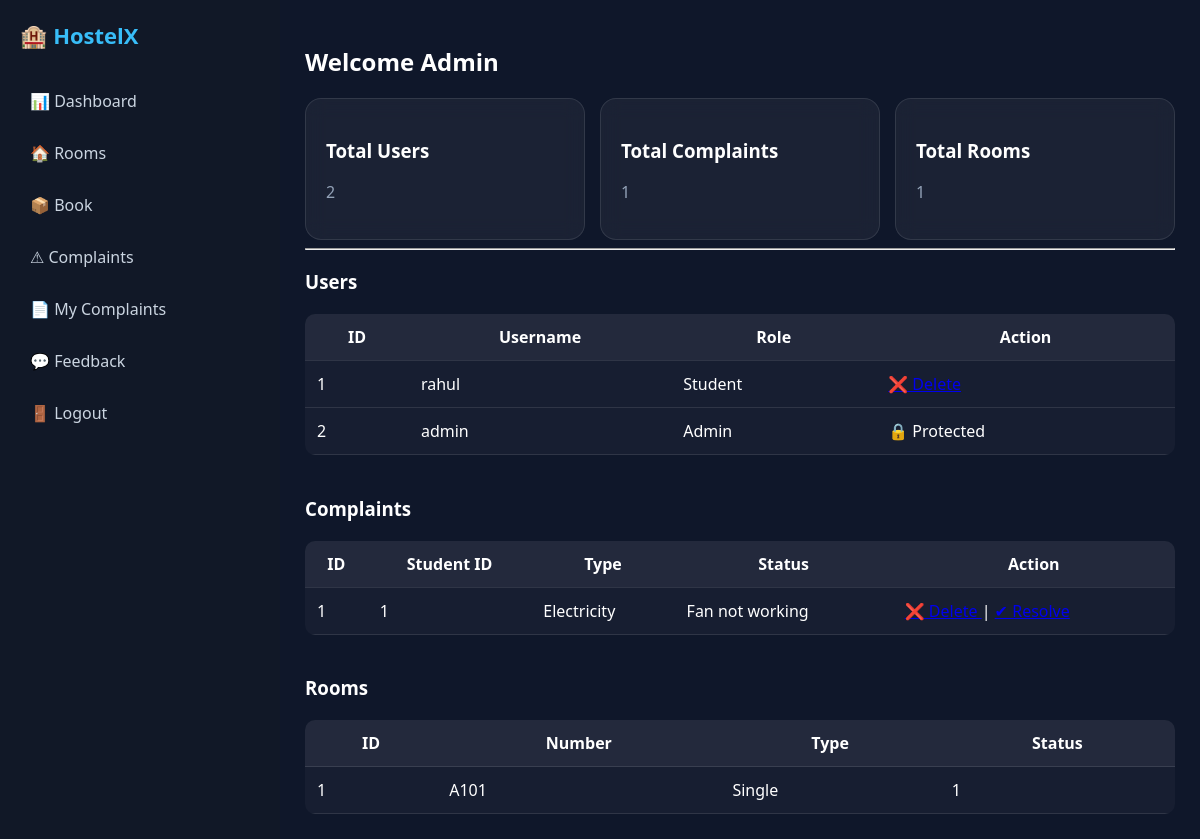
Page /admin (signed in) on the earlier database version.
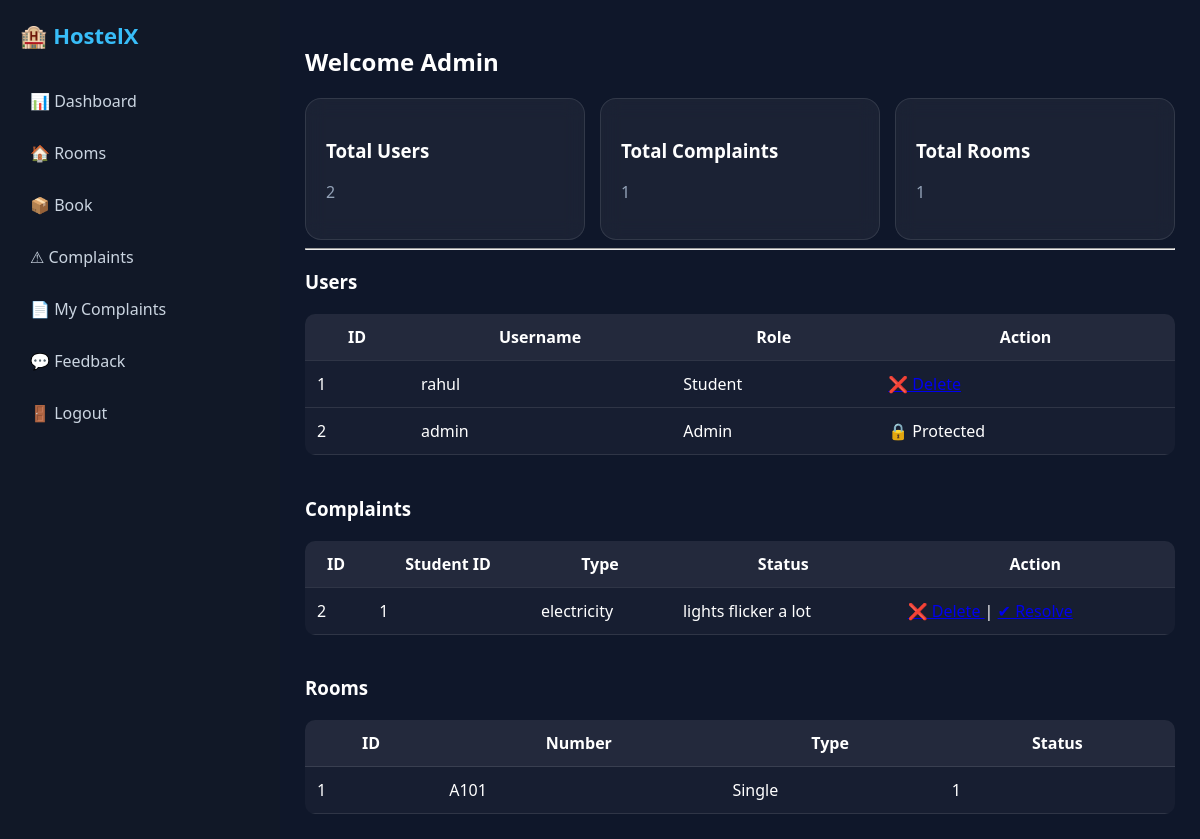
Same page on the later database version.
### tables this page shows
CREATE TABLE User_Account(
User_ID INTEGER PRIMARY KEY,
Username TEXT,
Password TEXT,
User_Role TEXT,
Last_Login TEXT
);

CREATE TABLE Complaint(
Complaint_ID INTEGER PRIMARY KEY,
Student_ID INTEGER,
Complaint_Type TEXT,
Complaint_Details TEXT,
Complaint_Date TEXT,
Status TEXT
);

CREATE TABLE Room(
Room_ID INTEGER PRIMARY KEY,
Room_Number TEXT,
Room_Type TEXT,
Capacity INTEGER,
Occupied_Beds INTEGER,
Room_Status TEXT
);

### app.py (the view)
@app.route("/admin")
def admin_panel():
    if "user_id" not in session or session.get("role") != "Admin":
        return "Access Denied"
    conn = sqlite3.connect("hostel.db")
    cur = conn.cursor()
    cur.execute("SELECT User_ID, Username, User_Role FROM User_Account")
    users = cur.fetchall()
    cur.execute("SELECT * FROM Complaint")
    complaints = cur.fetchall()
    cur.execute("SELECT * FROM Room")
    rooms = cur.fetchall()
    conn.close()
    return render_template("admin/admin.html",
                           users=users,
                           complaints=complaints,
                           rooms=rooms)

### templates/admin/admin.html (shortened to what this page needs)
{% extends "base.html" %}
{% block content %}
<div class="admin-layout">
    <div class="admin-main">
        <h2>Welcome Admin</h2>
        <div class="grid">
            <div class="card box">
                <h3>Total Users</h3>
                <p>{{ users|length }}</p>
            </div>
            <div class="card box">
                <h3>Total Complaints</h3>
                <p>{{ complaints|length }}</p>
            </div>
            <div class="card box">
                <h3>Total Rooms</h3>
                <p>{{ rooms|length }}</p>
            </div>
        </div>
        <hr>
        <h3 id="users">Users</h3>
        <table class="styled-table">
            <tr>
                <th>ID</th>
                <th>Username</th>
                <th>Role</th>
                <th>Action</th>
            </tr>
            {% for u in users %}
            <tr>
                <td>{{ u[0] }}</td>
                <td>{{ u[1] }}</td>
                <td>{{ u[2] }}</td>
                <td>
                    {% if u[2] != 'Admin' %}
                    <a href="/admin/delete-user/{{ u[0] }}"
                       onclick="return confirm('Delete this user?')">
                        ❌ Delete
                    </a>
                    {% else %}
                    🔒 Protected
                    {% endif %}
                </td>
            </tr>
            {% endfor %}
        </table>
        <br>
        <h3 id="complaints">Complaints</h3>
        <table class="styled-table">
            <tr>
                <th>ID</th>
                <th>Student ID</th>
                <th>Type</th>
                <th>Status</th>
                <th>Action</th>
            </tr>
            {% for c in complaints %}
            <tr>
                <td>{{ c[0] }}</td>
                <td>{{ c[1] }}</td>
                <td>{{ c[2] }}</td>
                <td>{{ c[3] }}</td>
                <td>
                    <a href="/admin/delete-complaint/{{ c[0] }}"
                       onclick="return confirm('Delete complaint?')">
                        ❌ Delete
                    </a>
                    |
                    {% if c[3] != 'Resolved' %}
                    <a href="/admin/resolve-complaint/{{ c[0] }}">
                    </a>
                    {% else %}
                    ✔ Done
                    {% endif %}
                </td>
            </tr>
            {% endfor %}
        </table>
        <br>
        <h3 id="rooms">Rooms</h3>
        <table class="styled-table">
            <tr>
                <th>ID</th>
                <th>Number</th>
                <th>Type</th>
                <th>Status</th>
            </tr>
            {% for r in rooms %}
            <tr>
                <td>{{ r[0] }}</td>
                <td>{{ r[1] }}</td>
                <td>{{ r[2] }}</td>
                <td>{{ r[3] }}</td>
            </tr>
            {% endfor %}
        </table>
    </div>
</div>
{% endblock %}

### templates/base.html (shortened to what this page needs)
<!DOCTYPE html>
<html>
<head>
    <link rel="stylesheet" href="{{ url_for('static', filename='style.css') }}">
</head>
<body>
<div class="app-shell">
    <aside class="sidebar">
        <div class="logo">🏨 HostelX</div>
        <a href="/dashboard">📊 Dashboard</a>
        <a href="/room-details">🏠 Rooms</a>
        <a href="/book-hostel">📦 Book</a>
        <a href="/complaint">⚠ Complaints</a>
        <a href="/my-complaints">📄 My Complaints</a>
        <a href="/feedback">💬 Feedback</a>
        <a href="/logout" class="danger">🚪 Logout</a>
    </aside>
    <main class="main">
        {% block content %}{% endblock %}
    </main>
</div>
</body>
</html>

### static/style.css (style rules this page uses)
body { margin: 0; font-family: "Segoe UI", sans-serif; background: #0f172a; color: white; }
.app-shell { display: flex; height: 100vh; }
.sidebar { width: 240px; background: #111827; padding: 20px; display: flex; flex-direction: column; gap: 10px; }
.logo { font-size: 22px; font-weight: bold; margin-bottom: 20px; color: #38bdf8; }
.sidebar a { color: #cbd5e1; text-decoration: none; padding: 10px; border-radius: 8px; transition: 0.2s; }
.main { flex: 1; padding: 25px; overflow-y: auto; }
.grid { display: grid; grid-template-columns: repeat(auto-fit, minmax(220px, 1fr)); gap: 15px; }
.card { background: rgba(255,255,255,0.05); backdrop-filter: blur(10px); border: 1px solid rgba(255,255,255,0.1); padding: 20px; border-radius: 16px; transition: 0.3s; }
.card p { color: #94a3b8; }
table { width: 100%; margin-top: 20px; border-collapse: collapse; background: rgba(255,255,255,0.03); border-radius: 10px; overflow: hidden; }
th, td { padding: 12px; border-bottom: 1px solid rgba(255,255,255,0.1); }
th { background: rgba(255,255,255,0.05); }

Differences in the rows shown:
removed Complaint: Complaint_ID "1", Student_ID "1", Complaint_Type "Electricity", Complaint_Details "Fan not working"
added Complaint: Complaint_ID "2", Student_ID "1", Complaint_Type "electricity", Complaint_Details "lights flicker a lot"
